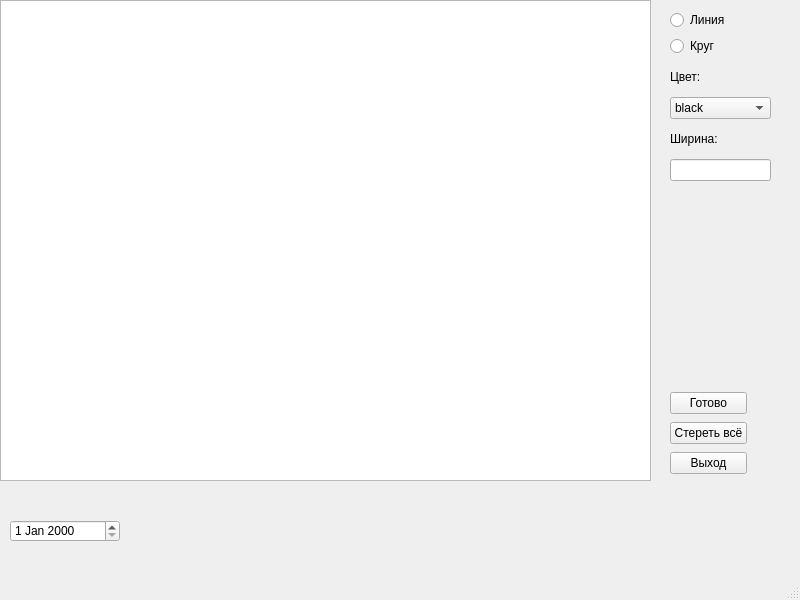
<?xml version="1.0" encoding="UTF-8"?>
<ui version="4.0">
 <class>MainWindow</class>
 <widget class="QMainWindow" name="MainWindow">
  <property name="geometry">
   <rect>
    <x>0</x>
    <y>0</y>
    <width>800</width>
    <height>600</height>
   </rect>
  </property>
  <property name="windowTitle">
   <string>Paint</string>
  </property>
  <widget class="QWidget" name="centralwidget">
   <widget class="QGraphicsView" name="graphicsView">
    <property name="geometry">
     <rect>
      <x>0</x>
      <y>0</y>
      <width>651</width>
      <height>481</height>
     </rect>
    </property>
   </widget>
   <widget class="QDateEdit" name="dateEdit">
    <property name="geometry">
     <rect>
      <x>10</x>
      <y>520</y>
      <width>110</width>
      <height>22</height>
     </rect>
    </property>
   </widget>
   <widget class="QWidget" name="">
    <property name="geometry">
     <rect>
      <x>670</x>
      <y>390</y>
      <width>77</width>
      <height>86</height>
     </rect>
    </property>
    <layout class="QVBoxLayout" name="verticalLayout_2">
     <item>
      <widget class="QPushButton" name="pushButton_3">
       <property name="text">
        <string>Готово</string>
       </property>
      </widget>
     </item>
     <item>
      <widget class="QPushButton" name="pushButton_2">
       <property name="text">
        <string>Стереть всё</string>
       </property>
      </widget>
     </item>
     <item>
      <widget class="QPushButton" name="pushButton">
       <property name="text">
        <string>Выход</string>
       </property>
      </widget>
     </item>
    </layout>
   </widget>
   <widget class="QWidget" name="">
    <property name="geometry">
     <rect>
      <x>670</x>
      <y>10</y>
      <width>101</width>
      <height>171</height>
     </rect>
    </property>
    <layout class="QVBoxLayout" name="verticalLayout_6">
     <item>
      <layout class="QVBoxLayout" name="verticalLayout">
       <item>
        <widget class="QRadioButton" name="radioButton">
         <property name="text">
          <string>Линия</string>
         </property>
        </widget>
       </item>
       <item>
        <widget class="QRadioButton" name="radioButton_2">
         <property name="text">
          <string>Круг</string>
         </property>
        </widget>
       </item>
      </layout>
     </item>
     <item>
      <layout class="QVBoxLayout" name="verticalLayout_5">
       <item>
        <layout class="QVBoxLayout" name="verticalLayout_4">
         <item>
          <widget class="QLabel" name="label">
           <property name="text">
            <string>Цвет:</string>
           </property>
          </widget>
         </item>
         <item>
          <widget class="QComboBox" name="comboBox">
           <item>
            <property name="text">
             <string>black</string>
            </property>
           </item>
           <item>
            <property name="text">
             <string>red</string>
            </property>
           </item>
           <item>
            <property name="text">
             <string>green</string>
            </property>
           </item>
          </widget>
         </item>
        </layout>
       </item>
       <item>
        <layout class="QVBoxLayout" name="verticalLayout_3">
         <item>
          <widget class="QLabel" name="label_2">
           <property name="text">
            <string>Ширина:</string>
           </property>
          </widget>
         </item>
         <item>
          <widget class="QLineEdit" name="lineEdit"/>
         </item>
        </layout>
       </item>
      </layout>
     </item>
    </layout>
   </widget>
  </widget>
  <widget class="QMenuBar" name="menubar">
   <property name="geometry">
    <rect>
     <x>0</x>
     <y>0</y>
     <width>800</width>
     <height>22</height>
    </rect>
   </property>
  </widget>
  <widget class="QStatusBar" name="statusbar"/>
 </widget>
 <resources/>
 <connections>
  <connection>
   <sender>pushButton</sender>
   <signal>clicked()</signal>
   <receiver>MainWindow</receiver>
   <slot>close()</slot>
   <hints>
    <hint type="sourcelabel">
     <x>746</x>
     <y>537</y>
    </hint>
    <hint type="destinationlabel">
     <x>789</x>
     <y>489</y>
    </hint>
   </hints>
  </connection>
  <connection>
   <sender>pushButton_2</sender>
   <signal>clicked()</signal>
   <receiver>graphicsView</receiver>
   <slot>repaint()</slot>
   <hints>
    <hint type="sourcelabel">
     <x>670</x>
     <y>444</y>
    </hint>
    <hint type="destinationlabel">
     <x>526</x>
     <y>395</y>
    </hint>
   </hints>
  </connection>
 </connections>
</ui>
